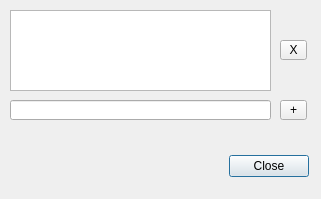
<?xml version="1.0" encoding="UTF-8"?>
<ui version="4.0">
 <class>dlgEditClients</class>
 <widget class="QDialog" name="dlgEditClients">
  <property name="geometry">
   <rect>
    <x>0</x>
    <y>0</y>
    <width>321</width>
    <height>199</height>
   </rect>
  </property>
  <property name="windowTitle">
   <string>Edit Client List</string>
  </property>
  <widget class="QDialogButtonBox" name="buttonBox">
   <property name="geometry">
    <rect>
     <x>-32</x>
     <y>150</y>
     <width>341</width>
     <height>32</height>
    </rect>
   </property>
   <property name="orientation">
    <enum>Qt::Horizontal</enum>
   </property>
   <property name="standardButtons">
    <set>QDialogButtonBox::Close</set>
   </property>
  </widget>
  <widget class="QLineEdit" name="inputNewClient">
   <property name="geometry">
    <rect>
     <x>10</x>
     <y>100</y>
     <width>261</width>
     <height>20</height>
    </rect>
   </property>
  </widget>
  <widget class="QListWidget" name="clientListWidget">
   <property name="geometry">
    <rect>
     <x>10</x>
     <y>10</y>
     <width>261</width>
     <height>81</height>
    </rect>
   </property>
  </widget>
  <widget class="QToolButton" name="btnInsert">
   <property name="geometry">
    <rect>
     <x>280</x>
     <y>100</y>
     <width>27</width>
     <height>20</height>
    </rect>
   </property>
   <property name="text">
    <string>+</string>
   </property>
   <property name="checkable">
    <bool>false</bool>
   </property>
  </widget>
  <widget class="QToolButton" name="btnRemove">
   <property name="geometry">
    <rect>
     <x>280</x>
     <y>40</y>
     <width>27</width>
     <height>20</height>
    </rect>
   </property>
   <property name="text">
    <string>X</string>
   </property>
   <property name="checkable">
    <bool>false</bool>
   </property>
  </widget>
 </widget>
 <resources/>
 <connections>
  <connection>
   <sender>buttonBox</sender>
   <signal>accepted()</signal>
   <receiver>dlgEditClients</receiver>
   <slot>accept()</slot>
   <hints>
    <hint type="sourcelabel">
     <x>248</x>
     <y>254</y>
    </hint>
    <hint type="destinationlabel">
     <x>157</x>
     <y>274</y>
    </hint>
   </hints>
  </connection>
  <connection>
   <sender>buttonBox</sender>
   <signal>rejected()</signal>
   <receiver>dlgEditClients</receiver>
   <slot>close()</slot>
   <hints>
    <hint type="sourcelabel">
     <x>138</x>
     <y>165</y>
    </hint>
    <hint type="destinationlabel">
     <x>160</x>
     <y>99</y>
    </hint>
   </hints>
  </connection>
 </connections>
</ui>
